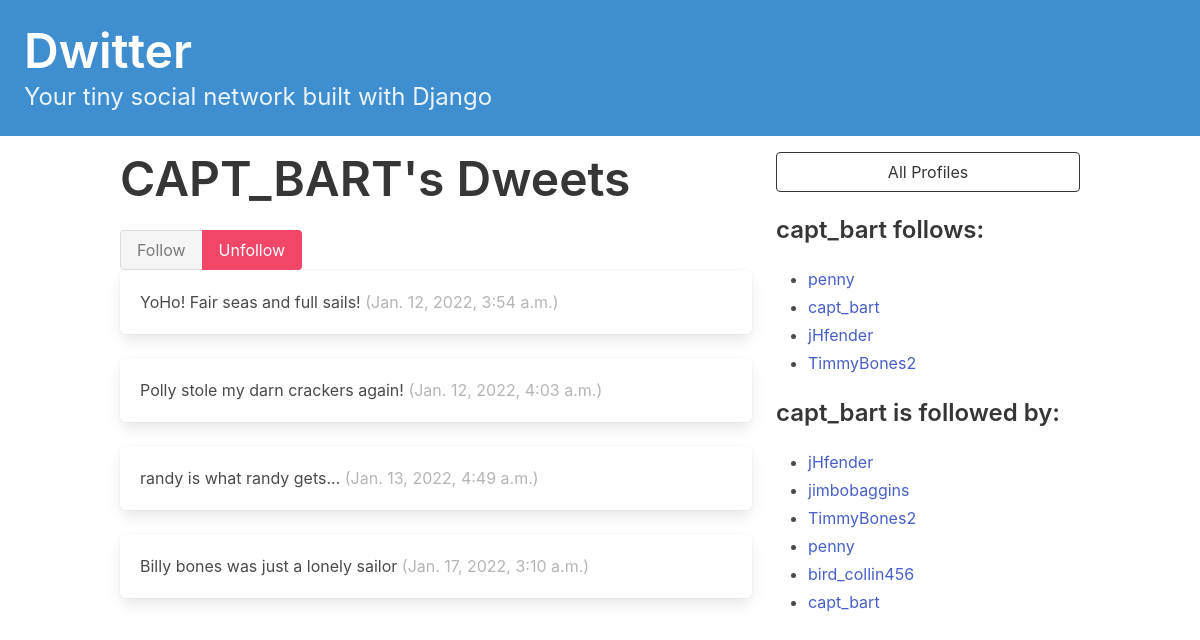
The app's page /profile/2 (signed in) with its own data.
### dwitter/models.py (models this page shows, shortened)
class Profile(models.Model):
    user = models.OneToOneField(User, on_delete=models.CASCADE)
    follows = models.ManyToManyField(
        "self", related_name="followed_by", symmetrical=False,
        blank=True
    )
    def __str__(self):
        return self.user.username

class Dweet(models.Model):
    user = models.ForeignKey(
        User, related_name="dweets", on_delete=models.DO_NOTHING
    )
    body = models.CharField(max_length=140)
    created_at = models.DateTimeField(auto_now_add=True)

### dwitter/views.py (the view, shortened to what this page needs)
# urls.py: path("profile/<int:pk>", profile, name="profile"),
def profile(request, pk):
    profile = Profile.objects.get(pk=pk)
    return render(request, "dwitter/profile.html", {"profile": profile})

### dwitter/templates/dwitter/profile.html (shortened to what this page needs)
{% extends 'base.html' %}
{% block content %}
<div class="column">
    <div class="block">
    <h1 class="title is-1">
        {{profile.user.username|upper}}'s Dweets
    </h1>
    </div>
    <form method="post">
      <div class="buttons has-addons">
      {% if profile in user.profile.follows.all %}
          <button class="button is-success is-static">Follow</button>
          <button class="button is-danger" name="follow" value="unfollow">
            Unfollow
          </button>
      {% else %}
          <button class="button is-success" name="follow" value="follow">
            Follow
          </button>
          <button class="button is-danger is-static">Unfollow</button>
      {% endif %}
      </div>
    </form>
    <div class="content">
      {% for dweet in profile.user.dweets.all %}
        <div class="box">
          {{ dweet.body }}
          <span class="is-small has-text-grey-light">
            ({{ dweet.created_at }})
          </span>
        </div>
      {% endfor %}
    </div>
</div>
<div class="column is-one-third">
    <div class="block">
        <a href="{% url 'dwitter:profile_list' %}">
            <button class="button is-dark is-outlined is-fullwidth">
                All Profiles
            </button>
        </a>
    </div>
    <div class="block">
        <h3 class="title is-4">
            {{profile.user.username}} follows:
        </h3>
        <div class="content">
            <ul>
            {% for following in profile.follows.all %}
                <li>
                    <a href="{% url 'dwitter:profile' following.id %}">
                        {{ following }}
                    </a>
                </li>
            {% endfor %}
            </ul>
        </div>
    </div>
    <div class="block">
        <h3 class="title is-4">
            {{profile.user.username}} is followed by:
        </h3>
        <div class="content">
            <ul>
            {% for follower in profile.followed_by.all %}
                <li>
                    <a href="{% url 'dwitter:profile' follower.id %}">
                        {{ follower }}
                    </a>
                </li>
            {% endfor %}
            </ul>
        </div>
    </div>
</div>
{% endblock content %}

### records on screen
Profile: user.username "CAPT_BART", user.username "capt_bart"
Dweet: body "YoHo! Fair seas and full sails!", created_at "Jan. 12, 2022, 3:54 a.m."
Dweet: body "Polly stole my darn crackers again!", created_at "Jan. 12, 2022, 4:03 a.m."
Dweet: body "randy is what randy gets...", created_at "Jan. 13, 2022, 4:49 a.m."
Dweet: body "Billy bones was just a lonely sailor", created_at "Jan. 17, 2022, 3:10 a.m."
Profile: user.username "penny"
Profile: user.username "jHfender"
Profile: user.username "TimmyBones2"
Profile: user.username "jimbobaggins"
Profile: user.username "bird_collin456"
